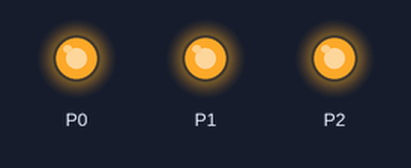
Bench run of a program on a simulated BBC micro:bit running MicroPython. Shown: output pins drawn as LEDs (lit = HIGH). At 0.0 s the program stops and its outputs stay as they are.

Above: at 0.1 s.
Timing chart, 0 to 1.5 s (numbered marks = the images above):
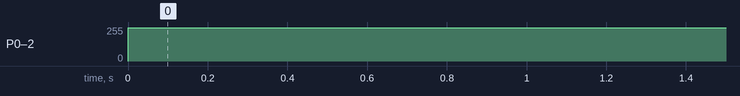

The program:

__LED_.py
```python
"""
Author：Ethan
Date:2021/07/13
三色LED灯有四个接口，R，G，B，GND，分别表示红，绿，蓝三个通道和接地
通过控制三个通道输入的电压来控制各通道的亮度
"""

from microbit import *

pin0.write_analog(1000)
pin1.write_analog(1000)
pin2.write_analog(1000)
```

Measured:
- by itself, P0–2: 0/255 → 249/255 at 0.00 s
